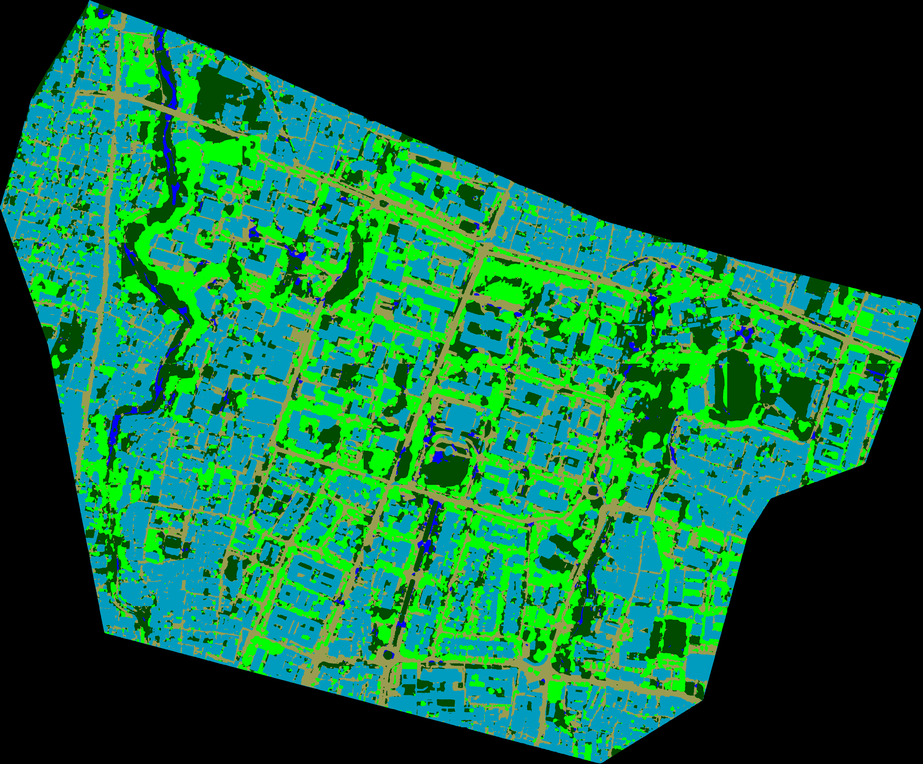
#> input picture out/ugm_35.png, 923 x 764 px, shrunk from 3899 x 3227 before the run
$ python eval.py
#> lines starting #> are read from the running program, lines starting #| are printed output that depends on the picture
### utils/hex2rgb.py
import numpy as np

class Label:
    def __init__(self, mask):
        self.mask = mask

    def hex2rgb(self, label):
        BANGUNAN = '#69008C'.lstrip('#')
        BANGUNAN = np.array(tuple(int(BANGUNAN[i:i+2], 16) for i in (0, 2, 4))) # 105 0 140

        JALAN = '#FF0000'.lstrip('#')
        JALAN = np.array(tuple(int(JALAN[i:i+2], 16) for i in (0, 2, 4))) # 255 0 0

        SAWAH = '#00FF00'.lstrip('#')
        SAWAH = np.array(tuple(int(SAWAH[i:i+2], 16) for i in (0, 2, 4))) # 0 255 0

        SUNGAI =  '529C9A'.lstrip('#')
        SUNGAI = np.array(tuple(int(SUNGAI[i:i+2], 16) for i in (0, 2, 4))) # 82 156 154

        PEPOHONAN = '004B00'.lstrip('#')
        PEPOHONAN = np.array(tuple(int(PEPOHONAN[i:i+2], 16) for i in (0, 2, 4))) # 0 75 0

        RTH = '#BF9C00'.lstrip('#')
        RTH = np.array(tuple(int(RTH[i:i+2], 16) for i in (0, 2, 4))) # 191 156 0

        label_seg = np.zeros(label.shape,dtype=np.uint8)
        label_seg [np.all(label == BANGUNAN,axis=-1)] = 6
        label_seg [np.all(label == SAWAH,axis=-1)] = 2
        label_seg [np.all(label == SUNGAI,axis=-1)] = 3
        label_seg [np.all(label == PEPOHONAN,axis=-1)] = 4
        label_seg [np.all(label == JALAN,axis=-1)] = 1
        label_seg [np.all(label == RTH,axis=-1)] = 5

        label_seg = label_seg[:,:,0]

        return label_seg

    def convert(self):
        labels = []
        mask = np.array(self.mask)
        for i in range(mask.shape[0]):
            label = self.hex2rgb(mask[i])
            labels.append(label)

        return np.expand_dims(np.array(labels), axis=3)

### eval.py
import numpy as np
import cv2
import seaborn as sns

from matplotlib import pyplot as plt
from utils.hex2rgb import Label
from sklearn import metrics as m
from imblearn import metrics as mm

x = cv2.imread('out/ugm_35.png')
#> x is the input picture: shape (764, 923, 3); mean B, G, R 58, 97.4, 15.8
y = cv2.imread('data/mask_ugm_65.png')
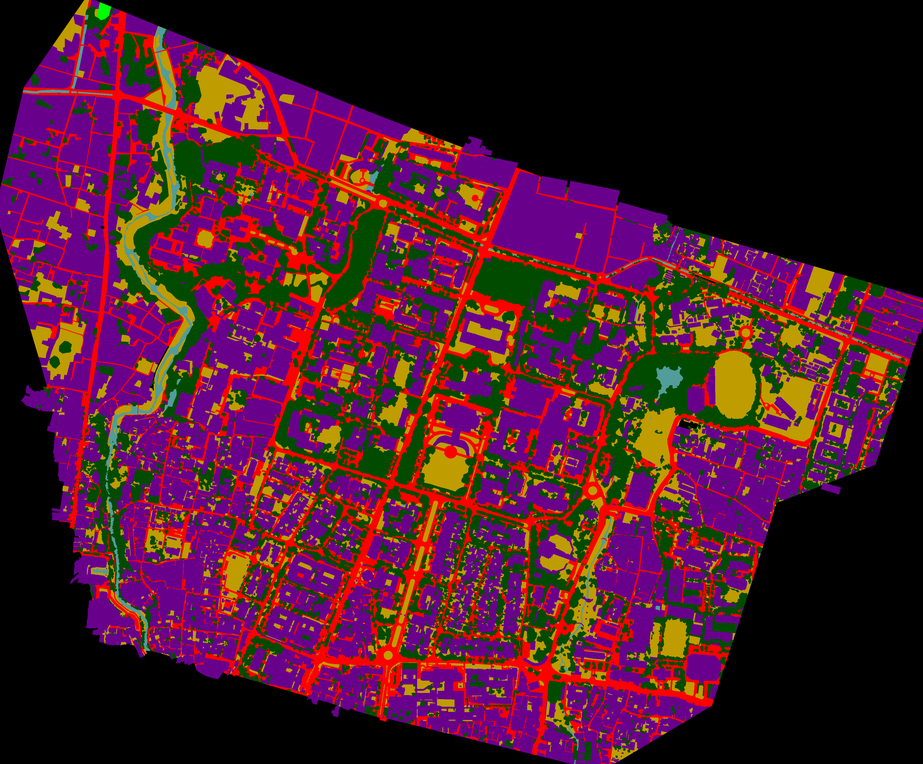
#> input picture data/mask_ugm_65.png, 923 x 764 px, shrunk from 3899 x 3227 before the run
#> y is the input picture: shape (764, 923, 3); mean B, G, R 41.7, 25.8, 74.1

x = cv2.cvtColor(x, cv2.COLOR_BGR2RGB)
y = cv2.cvtColor(y, cv2.COLOR_BGR2RGB)

pred = np.expand_dims(x, axis=0)
act = np.expand_dims(y, axis=0)

prediction = Label(pred).convert()
#> the loop in convert, `for i in range(mask.shape[0]):` made 1 pass
#> pass 1, in convert, `label = self.hex2rgb(mask[i])`:
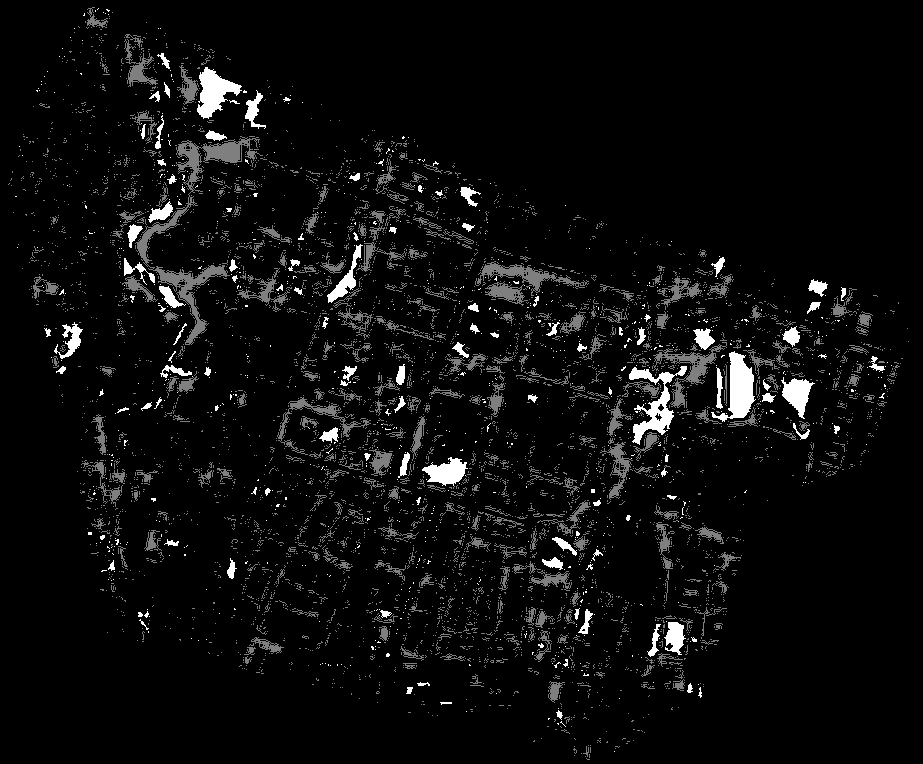
#> label: shape (764, 923); min 0, max 4, mean 0.196; drawn with min black and max white
#> after the loop in convert, `for i in range(mask.shape[0]):`: labels = 1 item
actual = Label(act).convert()
#> the loop in convert (call 2), `for i in range(mask.shape[0]):` made 1 pass
#> pass 1, in convert (call 2), `label = self.hex2rgb(mask[i])`:
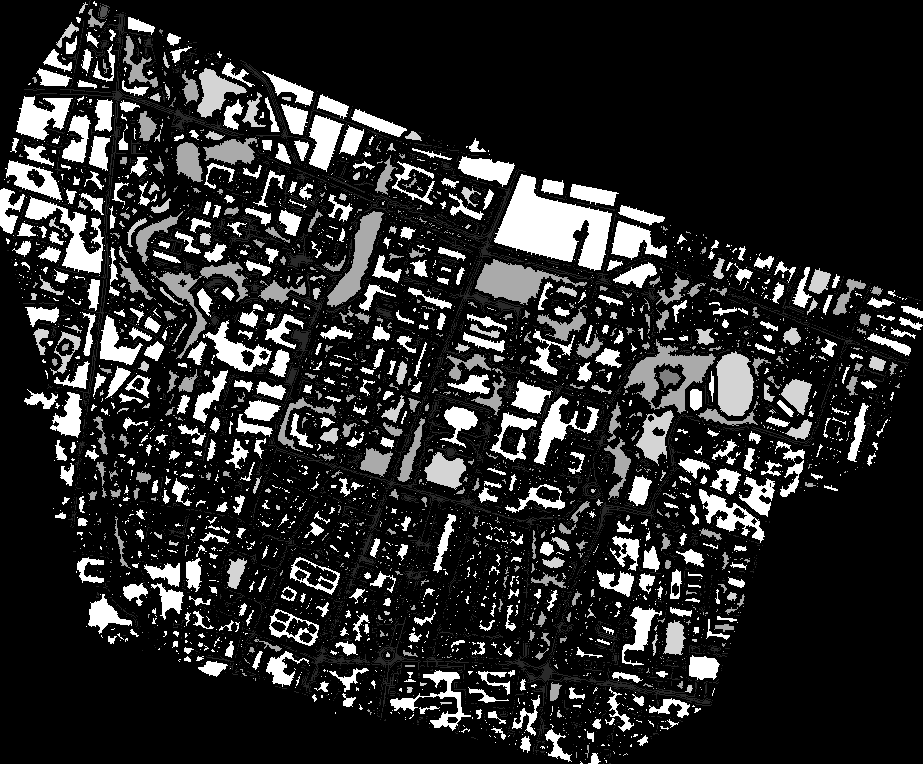
#> label: shape (764, 923); min 0, max 6, mean 0.986; drawn with min black and max white

cm = m.confusion_matrix(actual.flatten(), prediction.flatten(), labels=[1, 2, 3, 4, 5, 6])
#> cm = [[0, 71, 0, 93, 0, 0], [0, 0, 0, 7, 0, 0], [0, 15, 0, 137, 0, 0], [0, 15562, 0, 1641, 0, 0], [0, 578, 0, 8247, 0, 0], [0, 220, 0, 70, 0, 0]]
acc = m.accuracy_score(actual.flatten(), prediction.flatten())
#> acc = 0.756
#> (the run stopped early here; a loop or call above may not have finished)
